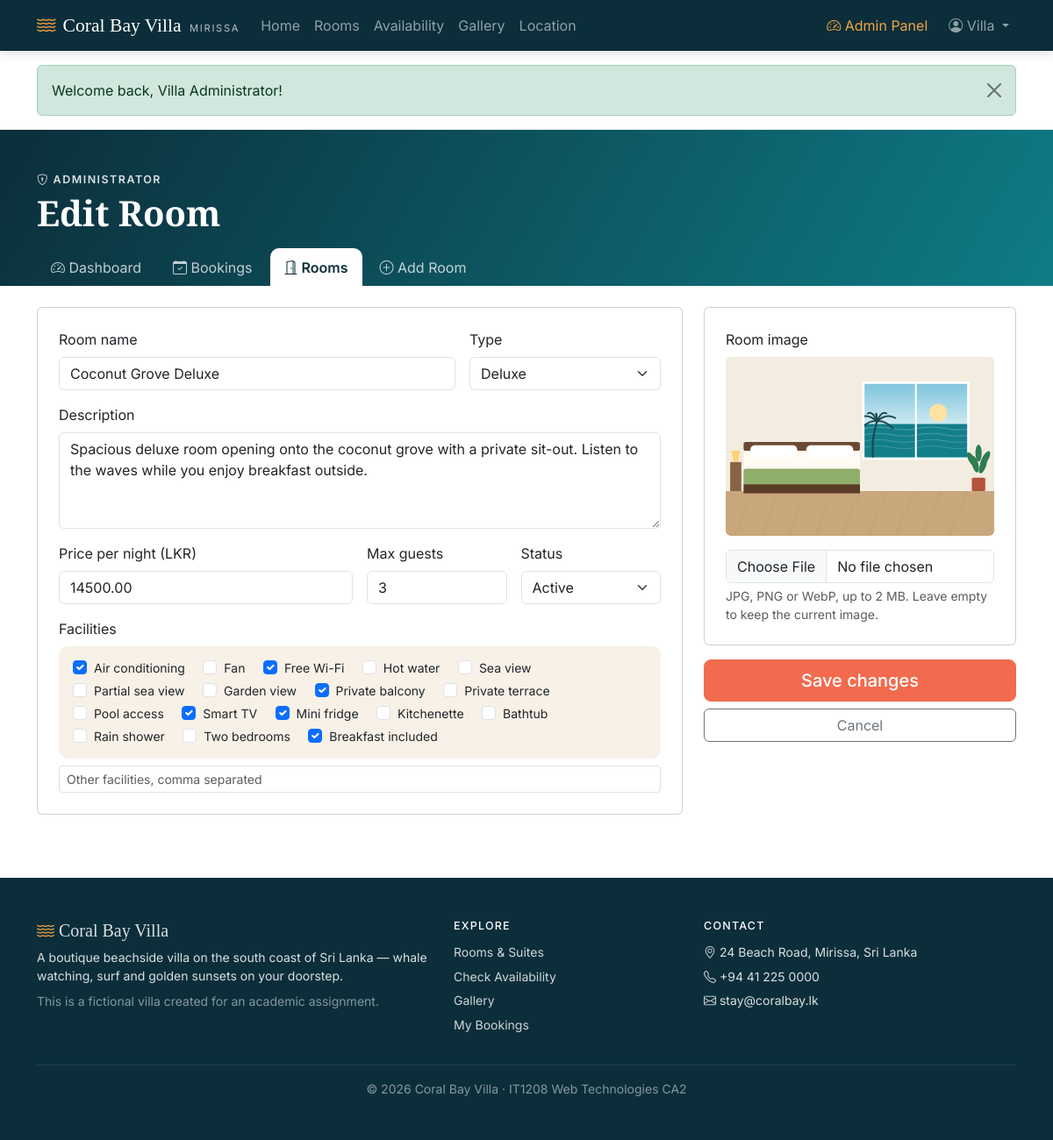
Before: /admin/room_form.php?id=2 (signed in) with the older database file.
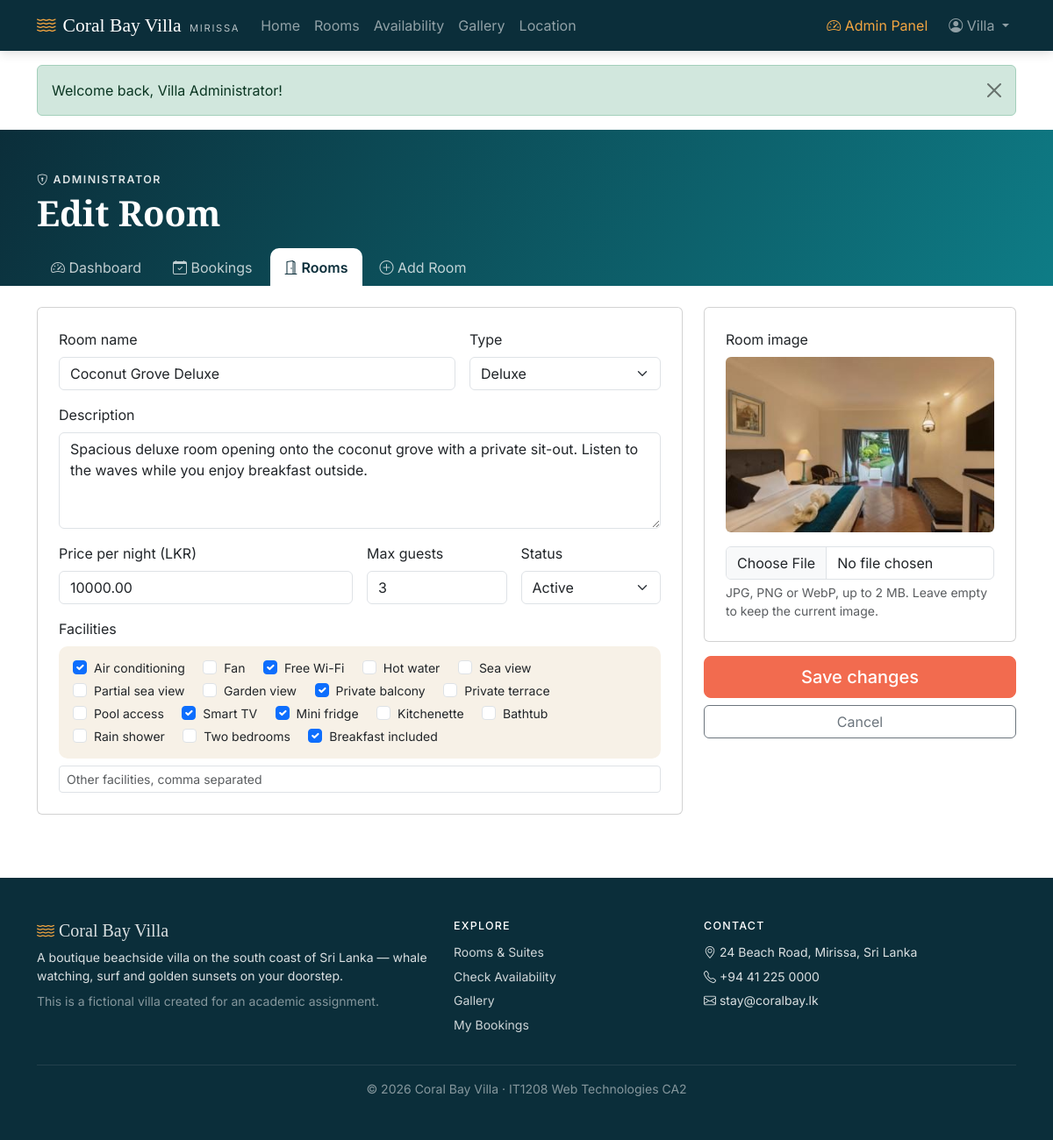
After: the same page with the newer database file.
### tables this page shows
CREATE TABLE rooms (
    room_id          INT UNSIGNED AUTO_INCREMENT PRIMARY KEY,
    room_name        VARCHAR(100)  NOT NULL,
    room_type        ENUM('Standard','Deluxe','Suite','Family') NOT NULL,
    description      TEXT          NOT NULL,
    facilities       VARCHAR(255)  NOT NULL DEFAULT '',    
    price_per_night  DECIMAL(10,2) NOT NULL CHECK (price_per_night > 0),
    max_guests       TINYINT UNSIGNED NOT NULL CHECK (max_guests BETWEEN 1 AND 10),
    image            VARCHAR(255)  NOT NULL DEFAULT 'default.svg',
    room_status      ENUM('active','inactive') NOT NULL DEFAULT 'active',
    created_at       DATETIME      NOT NULL DEFAULT CURRENT_TIMESTAMP
);

### admin/room_form.php (called while the page is built)
<?php
require __DIR__ . '/../backend/controllers/admin/room_form.php';
require __DIR__ . '/../frontend/views/pages/admin/room_form.php';

### backend/controllers/admin/room_form.php (called while the page is built, shortened)
<?php
require_once __DIR__ . '/../../core/init.php';
$roomId  = (int) ($_GET['id'] ?? 0);
$editing = $roomId > 0;
$commonFacilities = ['Air conditioning', 'Fan', 'Free Wi-Fi', 'Hot water', 'Sea view', 'Partial sea view', 'Garden view',
                     'Private balcony', 'Private terrace', 'Pool access', 'Smart TV', 'Mini fridge', 'Kitchenette',
                     'Bathtub', 'Rain shower', 'Two bedrooms', 'Breakfast included'];
$room = [
    'room_name' => '', 'room_type' => 'Standard', 'description' => '', 'facilities' => '',
    'price_per_night' => '', 'max_guests' => 2, 'image' => 'default.svg', 'room_status' => 'active',
];
if ($editing) {
    $stmt = $pdo->prepare('SELECT * FROM rooms WHERE room_id = ?');
    $stmt->execute([$roomId]);
    $room = $stmt->fetch();
}
$currentFacs = facilities_list($room['facilities']);

### frontend/views/view_helpers.php (called while the page is built, shortened)
<?php
function e($value): string
{
    return htmlspecialchars((string) $value, ENT_QUOTES, 'UTF-8');
}
function img_url(?string $file): string
{
    $file = basename($file ?: 'default.svg');
    $dir  = __DIR__ . '/../assets/img/';
    return asset_url('img/' . rawurlencode($file));
}
function asset_url(string $path): string
{
    return url('frontend/assets/' . ltrim($path, '/'));
}

### backend/core/functions.php (called while the page is built, shortened)
<?php
function url(string $path = ''): string
{
    return BASE_URL . '/' . ltrim($path, '/');
}
function facilities_list(?string $csv): array
{
    return array_values(array_filter(array_map('trim', explode(',', (string) $csv))));
}

### frontend/views/pages/admin/room_form.php (the view, shortened to what the changed rows need)
<?php
require __DIR__ . '/../../layout/header.php';
require __DIR__ . '/../../partials/admin_nav.php';
?>
<div class="container py-4">
    <form method="post" enctype="multipart/form-data" class="js-validate" novalidate>
        <div class="row g-4">
            <div class="col-lg-8">
                <div class="card">
                    <div class="card-body p-4">
                        <div class="row g-3">
                            <div class="col-md-8">
                                <label class="form-label" for="room_name">Room name</label>
                                <input class="form-control" id="room_name" name="room_name" value="<?= e($room['room_name']) ?>" required minlength="3" maxlength="100">
                            </div>
                            <div class="col-md-4">
                                <label class="form-label" for="room_type">Type</label>
                                <select class="form-select" id="room_type" name="room_type" required>
                                    <?php foreach (['Standard', 'Deluxe', 'Suite', 'Family'] as $t): ?>
                                        <option <?= $room['room_type'] === $t ? 'selected' : '' ?>><?= $t ?></option>
                                    <?php endforeach; ?>
                                </select>
                            </div>
                            <div class="col-12">
                                <label class="form-label" for="description">Description</label>
                                <textarea class="form-control" id="description" name="description" rows="4" required minlength="20"><?= e($room['description']) ?></textarea>
                            </div>
                            <div class="col-md-6">
                                <label class="form-label" for="price">Price per night (<?= CURRENCY ?>)</label>
                                <input type="number" class="form-control" id="price" name="price_per_night" value="<?= e($room['price_per_night']) ?>" min="1000" max="500000" step="0.01" required>
                            </div>
                            <div class="col-md-3">
                                <label class="form-label" for="max_guests">Max guests</label>
                                <input type="number" class="form-control" id="max_guests" name="max_guests" value="<?= (int) $room['max_guests'] ?>" min="1" max="10" required>
                            </div>
                            <div class="col-md-3">
                                <label class="form-label" for="room_status">Status</label>
                                <select class="form-select" id="room_status" name="room_status">
                                    <option value="active"   <?= $room['room_status'] === 'active' ? 'selected' : '' ?>>Active</option>
                                </select>
                            </div>
                            <div class="col-12">
                                <div class="facility-checks">
                                    <?php foreach ($commonFacilities as $i => $f): ?>
                                        <div class="form-check form-check-inline">
                                            <input class="form-check-input" type="checkbox" id="fac<?= $i ?>" name="facilities[]" value="<?= e($f) ?>" <?= in_array($f, $currentFacs, true) ? 'checked' : '' ?>>
                                            <label class="form-check-label small" for="fac<?= $i ?>"><?= e($f) ?></label>
                                        </div>
                                    <?php endforeach; ?>
                                </div>
                            </div>
                        </div>
                    </div>
                </div>
            </div>
            <div class="col-lg-4">
                <div class="card">
                    <div class="card-body p-4">
                        <span class="form-label d-block">Room image</span>
                        <img src="<?= img_url($room['image']) ?>" alt="Current room image" class="img-fluid rounded mb-3 js-image-preview">
                        <input type="file" class="form-control js-image-input" name="image" accept="image/jpeg,image/png,image/webp" aria-label="Upload room image">
                        <div class="form-text">JPG, PNG or WebP, up to 2 MB. <?= $editing ? 'Leave empty to keep the current image.' : '' ?></div>
                    </div>
                </div>
            </div>
        </div>
    </form>
</div>
<?php require __DIR__ . '/../../layout/footer.php'; ?>

Changed rows visible on the page:
changed rooms "Coconut Grove Deluxe": price_per_night "14500.00" → "10000.00"; image: a different picture
